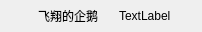
<?xml version="1.0" encoding="UTF-8"?>
<ui version="4.0">
 <class>MemberForm</class>
 <widget class="QWidget" name="MemberForm">
  <property name="geometry">
   <rect>
    <x>0</x>
    <y>0</y>
    <width>202</width>
    <height>32</height>
   </rect>
  </property>
  <property name="windowTitle">
   <string>Form</string>
  </property>
  <layout class="QVBoxLayout" name="verticalLayout">
   <property name="spacing">
    <number>0</number>
   </property>
   <property name="leftMargin">
    <number>0</number>
   </property>
   <property name="topMargin">
    <number>0</number>
   </property>
   <property name="rightMargin">
    <number>0</number>
   </property>
   <property name="bottomMargin">
    <number>0</number>
   </property>
   <item>
    <widget class="QWidget" name="litter_main" native="true">
     <layout class="QHBoxLayout" name="horizontalLayout">
      <property name="spacing">
       <number>6</number>
      </property>
      <property name="leftMargin">
       <number>12</number>
      </property>
      <property name="topMargin">
       <number>6</number>
      </property>
      <property name="bottomMargin">
       <number>6</number>
      </property>
      <item>
       <widget class="QLabel" name="label_pic">
        <property name="minimumSize">
         <size>
          <width>20</width>
          <height>20</height>
         </size>
        </property>
        <property name="maximumSize">
         <size>
          <width>20</width>
          <height>20</height>
         </size>
        </property>
        <property name="styleSheet">
         <string notr="true">background-color: rgba(255, 255, 255, 0);</string>
        </property>
        <property name="text">
         <string/>
        </property>
        <property name="pixmap">
         <pixmap resource="../../rs/rs.qrc">:/sys/img/sf.jpg</pixmap>
        </property>
        <property name="scaledContents">
         <bool>true</bool>
        </property>
       </widget>
      </item>
      <item>
       <widget class="QLabel" name="label_name">
        <property name="styleSheet">
         <string notr="true">background-color: rgba(255, 255, 255, 0);</string>
        </property>
        <property name="text">
         <string>飞翔的企鹅</string>
        </property>
       </widget>
      </item>
      <item>
       <widget class="QLabel" name="label_id">
        <property name="styleSheet">
         <string notr="true">background-color: rgba(255, 255, 255, 0);</string>
        </property>
        <property name="text">
         <string>TextLabel</string>
        </property>
       </widget>
      </item>
     </layout>
    </widget>
   </item>
  </layout>
 </widget>
 <resources>
  <include location="../../rs/rs.qrc"/>
 </resources>
 <connections/>
</ui>
